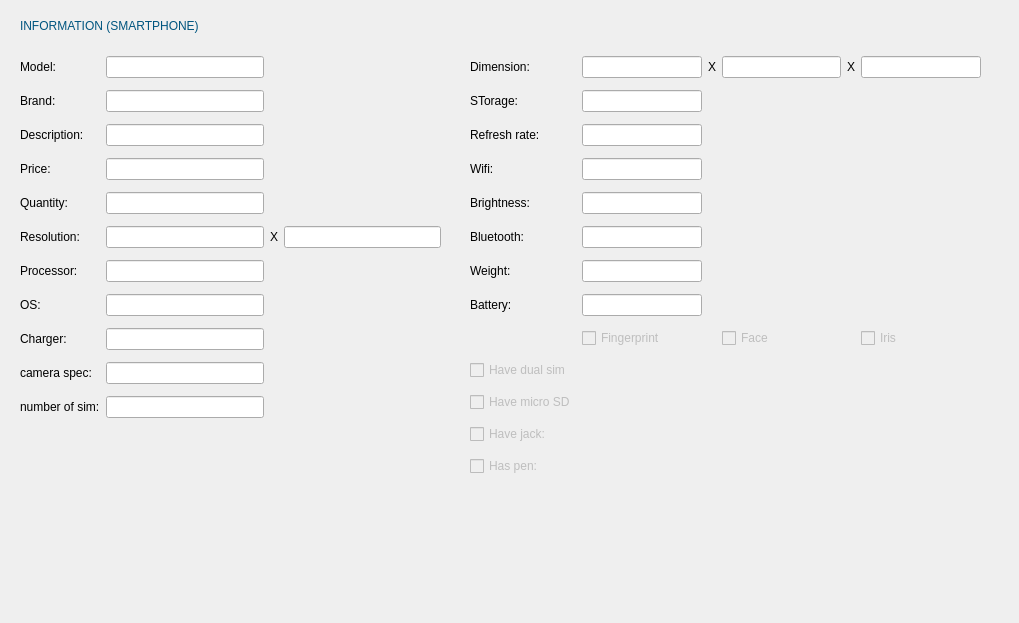
<?xml version="1.0" encoding="UTF-8"?>
<ui version="4.0">
 <class>Show_info_phone</class>
 <widget class="QDialog" name="Show_info_phone">
  <property name="geometry">
   <rect>
    <x>0</x>
    <y>0</y>
    <width>1019</width>
    <height>623</height>
   </rect>
  </property>
  <property name="windowTitle">
   <string>Dialog</string>
  </property>
  <widget class="QWidget" name="gridLayoutWidget_3">
   <property name="geometry">
    <rect>
     <x>20</x>
     <y>50</y>
     <width>421</width>
     <height>380</height>
    </rect>
   </property>
   <layout class="QGridLayout" name="gridLayout_3">
    <item row="7" column="0">
     <widget class="QLabel" name="label_12">
      <property name="text">
       <string>OS:</string>
      </property>
     </widget>
    </item>
    <item row="5" column="2">
     <widget class="QLabel" name="label_9">
      <property name="text">
       <string>X</string>
      </property>
     </widget>
    </item>
    <item row="2" column="1">
     <widget class="QLineEdit" name="des_lineEdit"/>
    </item>
    <item row="8" column="1">
     <widget class="QLineEdit" name="charger_lineEdit"/>
    </item>
    <item row="7" column="1">
     <widget class="QLineEdit" name="os_lineEdit"/>
    </item>
    <item row="3" column="0">
     <widget class="QLabel" name="label_6">
      <property name="text">
       <string>Price:</string>
      </property>
     </widget>
    </item>
    <item row="6" column="0">
     <widget class="QLabel" name="label_11">
      <property name="text">
       <string>Processor:</string>
      </property>
     </widget>
    </item>
    <item row="5" column="1">
     <widget class="QLineEdit" name="resolution_lineEdit_1"/>
    </item>
    <item row="1" column="0">
     <widget class="QLabel" name="label_5">
      <property name="text">
       <string>Brand:</string>
      </property>
     </widget>
    </item>
    <item row="9" column="1">
     <widget class="QLineEdit" name="camera_spec_lineEdit"/>
    </item>
    <item row="3" column="1">
     <widget class="QLineEdit" name="price_lineEdit"/>
    </item>
    <item row="8" column="0">
     <widget class="QLabel" name="label_13">
      <property name="text">
       <string>Charger:</string>
      </property>
     </widget>
    </item>
    <item row="9" column="0">
     <widget class="QLabel" name="label_14">
      <property name="text">
       <string>camera spec:</string>
      </property>
     </widget>
    </item>
    <item row="0" column="0">
     <widget class="QLabel" name="label_4">
      <property name="text">
       <string>Model:</string>
      </property>
     </widget>
    </item>
    <item row="4" column="1">
     <widget class="QLineEdit" name="quantity_lineEdit"/>
    </item>
    <item row="4" column="0">
     <widget class="QLabel" name="label_7">
      <property name="text">
       <string>Quantity:</string>
      </property>
     </widget>
    </item>
    <item row="2" column="0">
     <widget class="QLabel" name="label_3">
      <property name="text">
       <string>Description:</string>
      </property>
     </widget>
    </item>
    <item row="5" column="3">
     <widget class="QLineEdit" name="resolution_lineEdit_2"/>
    </item>
    <item row="0" column="1">
     <widget class="QLineEdit" name="model_lineEdit"/>
    </item>
    <item row="1" column="1">
     <widget class="QLineEdit" name="brand_lineEdit"/>
    </item>
    <item row="5" column="0">
     <widget class="QLabel" name="label_8">
      <property name="text">
       <string>Resolution:</string>
      </property>
     </widget>
    </item>
    <item row="6" column="1">
     <widget class="QLineEdit" name="processor_lineEdit"/>
    </item>
    <item row="10" column="0">
     <widget class="QLabel" name="label_15">
      <property name="text">
       <string>number of sim:</string>
      </property>
     </widget>
    </item>
    <item row="10" column="1">
     <widget class="QLineEdit" name="number_sim_lineEdit"/>
    </item>
   </layout>
  </widget>
  <widget class="QWidget" name="gridLayoutWidget_4">
   <property name="geometry">
    <rect>
     <x>470</x>
     <y>50</y>
     <width>511</width>
     <height>442</height>
    </rect>
   </property>
   <layout class="QGridLayout" name="gridLayout_4">
    <item row="7" column="1">
     <widget class="QLineEdit" name="battery_lineEdit">
      <property name="text">
       <string/>
      </property>
     </widget>
    </item>
    <item row="1" column="1">
     <widget class="QLineEdit" name="storage_lineEdit"/>
    </item>
    <item row="0" column="5">
     <widget class="QLineEdit" name="dimension3_lineEdit"/>
    </item>
    <item row="3" column="1">
     <widget class="QLineEdit" name="wifi_lineEdit"/>
    </item>
    <item row="4" column="0">
     <widget class="QLabel" name="label_21">
      <property name="text">
       <string>Brightness:</string>
      </property>
     </widget>
    </item>
    <item row="7" column="0">
     <widget class="QLabel" name="label_24">
      <property name="text">
       <string>Battery:</string>
      </property>
     </widget>
    </item>
    <item row="10" column="0">
     <widget class="QCheckBox" name="have_micro_sim_with_controller">
      <property name="enabled">
       <bool>false</bool>
      </property>
      <property name="text">
       <string>Have micro SD</string>
      </property>
     </widget>
    </item>
    <item row="5" column="0">
     <widget class="QLabel" name="label_22">
      <property name="text">
       <string>Bluetooth:</string>
      </property>
     </widget>
    </item>
    <item row="2" column="0">
     <widget class="QLabel" name="label_19">
      <property name="text">
       <string>Refresh rate:</string>
      </property>
     </widget>
    </item>
    <item row="3" column="0">
     <widget class="QLabel" name="label_20">
      <property name="text">
       <string>Wifi:</string>
      </property>
     </widget>
    </item>
    <item row="11" column="0">
     <widget class="QCheckBox" name="have_jack_with_controller">
      <property name="enabled">
       <bool>false</bool>
      </property>
      <property name="text">
       <string>Have jack:</string>
      </property>
     </widget>
    </item>
    <item row="1" column="0">
     <widget class="QLabel" name="label_18">
      <property name="text">
       <string>STorage:</string>
      </property>
     </widget>
    </item>
    <item row="0" column="4">
     <widget class="QLabel" name="label_17">
      <property name="text">
       <string>X</string>
      </property>
     </widget>
    </item>
    <item row="2" column="1">
     <widget class="QLineEdit" name="refresh_rate_lineEdit"/>
    </item>
    <item row="9" column="0">
     <widget class="QCheckBox" name="have_dual_sim_with_controller">
      <property name="enabled">
       <bool>false</bool>
      </property>
      <property name="text">
       <string>Have dual sim</string>
      </property>
     </widget>
    </item>
    <item row="0" column="2">
     <widget class="QLabel" name="label_10">
      <property name="text">
       <string>X</string>
      </property>
     </widget>
    </item>
    <item row="8" column="3">
     <widget class="QCheckBox" name="face_with_controller">
      <property name="enabled">
       <bool>false</bool>
      </property>
      <property name="text">
       <string>Face</string>
      </property>
     </widget>
    </item>
    <item row="8" column="1">
     <widget class="QCheckBox" name="finger_with_controller">
      <property name="enabled">
       <bool>false</bool>
      </property>
      <property name="text">
       <string>Fingerprint</string>
      </property>
     </widget>
    </item>
    <item row="6" column="1">
     <widget class="QLineEdit" name="weight_lineEdit">
      <property name="text">
       <string/>
      </property>
     </widget>
    </item>
    <item row="6" column="0">
     <widget class="QLabel" name="label_23">
      <property name="text">
       <string>Weight:</string>
      </property>
     </widget>
    </item>
    <item row="0" column="3">
     <widget class="QLineEdit" name="dimension2_lineEdit"/>
    </item>
    <item row="8" column="5">
     <widget class="QCheckBox" name="iris_with_controller">
      <property name="enabled">
       <bool>false</bool>
      </property>
      <property name="text">
       <string>Iris</string>
      </property>
     </widget>
    </item>
    <item row="4" column="1">
     <widget class="QLineEdit" name="brightness_lineEdit">
      <property name="text">
       <string/>
      </property>
     </widget>
    </item>
    <item row="5" column="1">
     <widget class="QLineEdit" name="bluetooth_lineEdit">
      <property name="text">
       <string/>
      </property>
     </widget>
    </item>
    <item row="0" column="0">
     <widget class="QLabel" name="label_16">
      <property name="text">
       <string>Dimension:</string>
      </property>
     </widget>
    </item>
    <item row="0" column="1">
     <widget class="QLineEdit" name="dimension1_lineEdit"/>
    </item>
    <item row="12" column="0">
     <widget class="QCheckBox" name="has_pen_with_controller">
      <property name="enabled">
       <bool>false</bool>
      </property>
      <property name="text">
       <string>Has pen:</string>
      </property>
     </widget>
    </item>
   </layout>
  </widget>
  <widget class="QLabel" name="label">
   <property name="geometry">
    <rect>
     <x>20</x>
     <y>10</y>
     <width>521</width>
     <height>31</height>
    </rect>
   </property>
   <property name="styleSheet">
    <string notr="true">font: 22pt &quot;Tw Cen MT Condensed Extra Bold&quot;;
color: rgb(0, 85, 127);</string>
   </property>
   <property name="text">
    <string>INFORMATION (SMARTPHONE)</string>
   </property>
  </widget>
 </widget>
 <resources/>
 <connections/>
</ui>
